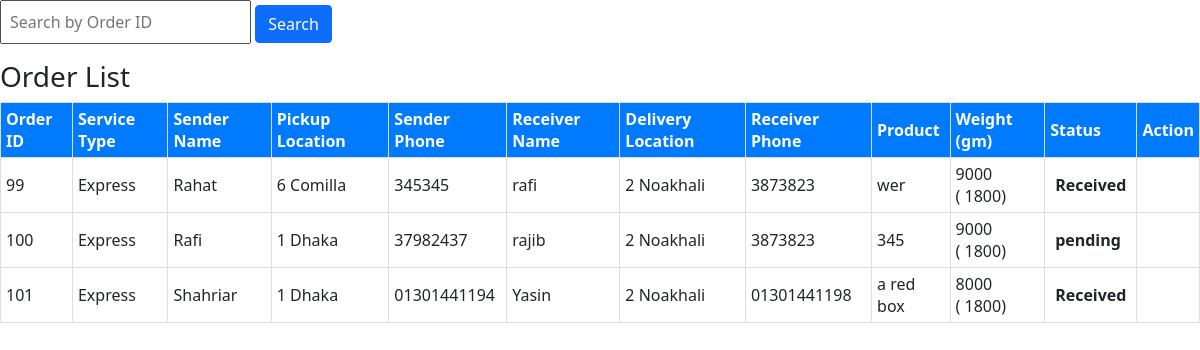
The app's page /userpannel/Delivery-system/orderlist.php with its own data.
### tables this page shows
CREATE TABLE `customer_section` (
  `id` int(100) NOT NULL,
  `service_type` varchar(100) NOT NULL,
  `sender_name` varchar(100) NOT NULL,
  `sender_address` varchar(100) NOT NULL,
  `sender_phone` varchar(100) NOT NULL,
  `receiver_name` varchar(100) NOT NULL,
  `receiver_address` varchar(100) NOT NULL,
  `receiver_phone` varchar(100) NOT NULL,
  `product` varchar(100) NOT NULL,
  `weight` int(100) NOT NULL,
  `date_of_order` varchar(100) NOT NULL,
  `money` int(100) NOT NULL,
  `status` varchar(100) NOT NULL,
  `order_time` timestamp NOT NULL DEFAULT current_timestamp()
);

### userpannel/Delivery-system/orderlist.php (the view, shortened to what this page needs)
<?php
$search_query = "";
?>
<?php
$database = mysqli_connect("localhost", "root", "", "fasttrack");
?>
<link rel="stylesheet" href="../../bootstrap/css/bootstrap.min.css">
</head>
<body>
    <form action="" method="post">
        <input type="search" name="search_order" value="<?php echo htmlspecialchars($search_query); ?>" placeholder="Search by Order ID" class="p-2">
        <button type="submit" class="btn btn-primary">Search</button>
    </form>
    <?php
    $query = "SELECT * FROM customer_section";
    $ns = $database->query($query);
    echo "<div class='table-container'>
    <h3>Order List</h3>
    <table>
        <thead>
            <tr>
                <th>Order ID</th>
                <th>Service Type</th>
                <th>Sender Name</th>
                <th>Pickup Location</th>
                <th>Sender Phone</th>
                <th>Receiver Name</th>
                <th>Delivery Location</th>
                <th>Receiver Phone</th>
                <th>Product</th>
                <th>Weight (gm)</th>
                <th>Status</th>
                <th>Action</th>
            </tr>
        </thead>";
    while ($row = $ns->fetch_assoc()) {
        echo "
        <tbody>
            <tr>
                <td>{$row['id']}</td>
                <td>{$row['service_type']}</td>
                <td>{$row['sender_name']}</td>
                <td>{$row['sender_address']}</td>
                <td>{$row['sender_phone']}</td>
                <td>{$row['receiver_name']}</td>
                <td>{$row['receiver_address']}</td>
                <td>{$row['receiver_phone']}</td>
                <td>{$row['product']}</td>
                <td>{$row['weight']}<br>( <i class='fa-solid fa-bangladeshi-taka-sign'></i>{$row['money']})</td>
                <td><span class='status {$row['status']}'>{$row['status']}</span></td>
                <td>
                    <a href='#' style='color:green; font-size:20px;'
                        type='button'
                        data-bs-toggle='modal'
                        data-bs-target='#exampleModal'
                        data-id='{$row['id']}'
                        data-status='{$row['status']}'>
                        <i class='fa-solid fa-pen-to-square'></i>
                    </a>
                    <a href='index.php?deleteid={$row['id']}' style='color:red; font-size:20px;'>
                        <i class='fa-solid fa-trash'></i>
                    </a>
                    <a href='#'
                        class='print-id'
                        data-service='{$row['service_type']}'
                        data-sendername='{$row['sender_name']}'
                        data-senderaddress='{$row['sender_address']}'
                        data-senderphone='{$row['sender_phone']}'
                        data-receivername='{$row['receiver_name']}'
                        data-receiveraddress='{$row['receiver_address']}'
                        data-receiverphone='{$row['receiver_phone']}'
                        data-weight='{$row['weight']}'
                        data-money='{$row['money']}'
                        data-date='{$row['date_of_order']}'
                        data-id='{$row['id']}'
                        style='color:blue; font-size:20px;'>
                        <i class='fa-solid fa-print'></i>
                    </a>
                </td>
            </tr>
        </tbody>";
    }
    echo " </table> </div>";
    ?>
</body>
</html>

### userpannel/Delivery-system/orderlist.php (style rules this page uses)
thead { background-color: #007bff; color: #fff; }
th, td { padding: 5px; border: 1px solid #ddd; }
th { font-weight: bold; }
.status { font-weight: bold; padding: 5px 5px; border-radius: 4px; }

### records on screen
customer_section: id "99", service_type "Express", sender_name "Rahat", sender_address "6 Comilla", sender_phone "345345", receiver_name "rafi", receiver_address "2 Noakhali", receiver_phone "3873823", product "wer", weight "9000", money "1800", status "Received"
customer_section: id "100", service_type "Express", sender_name "Rafi", sender_address "1 Dhaka", sender_phone "37982437", receiver_name "rajib", receiver_address "2 Noakhali", receiver_phone "3873823", product "345", weight "9000", money "1800", status "pending"
customer_section: id "101", service_type "Express", sender_name "Shahriar", sender_address "1 Dhaka", sender_phone "01301441194", receiver_name "Yasin", receiver_address "2 Noakhali", receiver_phone "01301441198", product "a red box", weight "8000", money "1800", status "Received"
